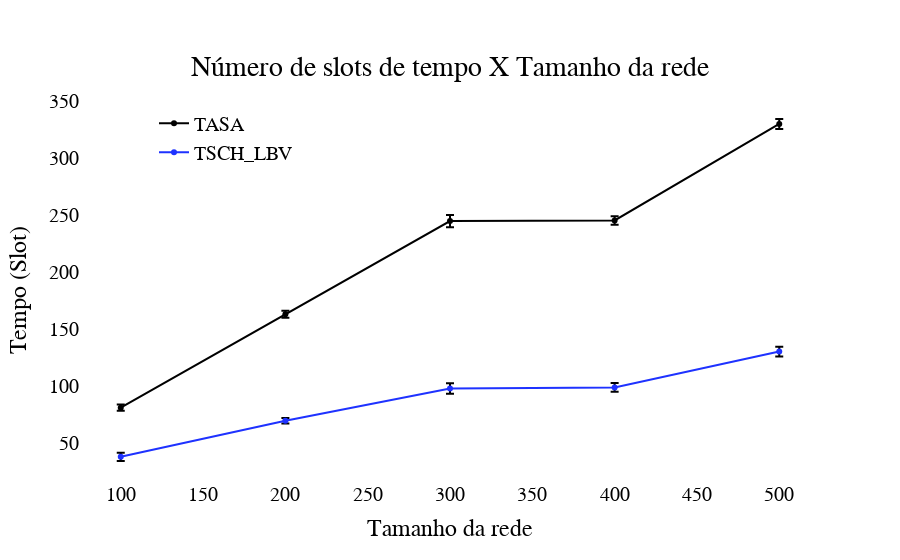

The code cell stored with this chart in its notebook:
### Code cell
import plotly.graph_objects as go

 
x = [100,200,300,400,500]
y_TASA = [81.4,163.4,245.0,245.6,330.2] 
Y_TSCH_LBV = [38.3,69.9,98.2,99.1,130.6
]  

fig = go.Figure()

fig.add_trace(go.Scatter(x=x, y=y_TASA,
                    mode='lines+markers',line = dict(color='rgb(0,0,0)', width=2),
                    name='TASA',error_y=dict(color="black", array=[ 
                        2.764401715239235, 
                        3.038746921384091,  
                        5.406087602442425,  
                        3.758177733939073,  
                        4.355264550779013
                    ])))
fig.add_trace(go.Scatter(x=x, y=Y_TSCH_LBV,
                    mode='lines+markers',line = dict(color='rgb(30, 50, 255)', width=2),  
                    name='TSCH_LBV', error_y=dict(color ="Black", array=[  
                             3.6639497848524405, 
                             2.4422451932047307, 
                             4.658066693673158, 
                             3.836785716358395, 
                             4.254887178572965 
                    ])))
fig.update_layout( 
        font=dict(
        family="Arial",
        size=20,
        color="Black"
    ),
    title={
        'text': "Número de slots de tempo X Tamanho da rede",
        'y':0.9,
        'x':0.5,
        'xanchor': 'center',
        'yanchor': 'top'},  
                   xaxis_title='Tamanho da rede', 
                   yaxis_title='Tempo (Slot)', 
                    paper_bgcolor = 'rgba(0,0,0,0)', 
                    plot_bgcolor = 'rgba(0,0,0,0)'
                    )  
fig.update_layout(legend=dict(
    yanchor="top",
    y=0.99,
    xanchor="left",
    x=0.1
))    
fig.show()

### Figure 1 — Plotly figure (JSON) as saved in the notebook; plotly's stock layout.template omitted (floating-point values rounded to 4 significant figures)
{"data": [{"error_y": {"array": [2.764, 3.039, 5.406, 3.758, 4.355], "color": "black"}, "line": {"color": "rgb(0,0,0)", "width": 2}, "mode": "lines+markers", "name": "TASA", "type": "scatter", "x": [100, 200, 300, 400, 500], "y": [81.4, 163.4, 245, 245.6, 330.2]}, {"error_y": {"array": [3.664, 2.442, 4.658, 3.837, 4.255], "color": "Black"}, "line": {"color": "rgb(30, 50, 255)", "width": 2}, "mode": "lines+markers", "name": "TSCH_LBV", "type": "scatter", "x": [100, 200, 300, 400, 500], "y": [38.3, 69.9, 98.2, 99.1, 130.6]}], "layout": {"font": {"color": "Black", "family": "Arial", "size": 20}, "legend": {"x": 0.1, "xanchor": "left", "y": 0.99, "yanchor": "top"}, "paper_bgcolor": "rgba(0,0,0,0)", "plot_bgcolor": "rgba(0,0,0,0)", "title": {"text": "Número de slots de tempo X Tamanho da rede", "x": 0.5, "xanchor": "center", "y": 0.9, "yanchor": "top"}, "xaxis": {"title": {"text": "Tamanho da rede"}}, "yaxis": {"title": {"text": "Tempo (Slot)"}}}}
